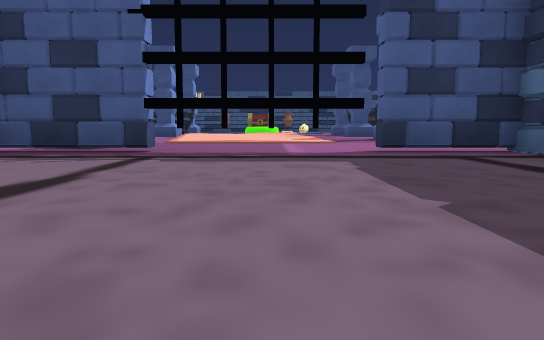
[1] (above)

24 first-person views from a walk through a Unity game level. The camera is 0.26 m above the floor, tilts 6° down and sees 70° across. The floor is counted in squares, 1 m on a side. Each view is taken from the middle of a square. On the plan, view 1 faces up. The plan holds only what a view shows up to about 9 squares ahead; the rest is blank. The place goes on beyond the plan. The player character is not drawn. Some animated figures are left out. Door leaves are left out, so doorways stand open.

[2]
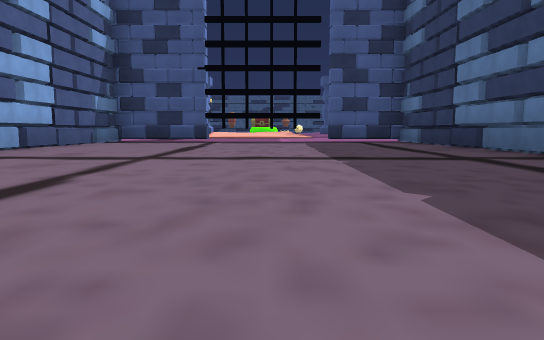

[3]
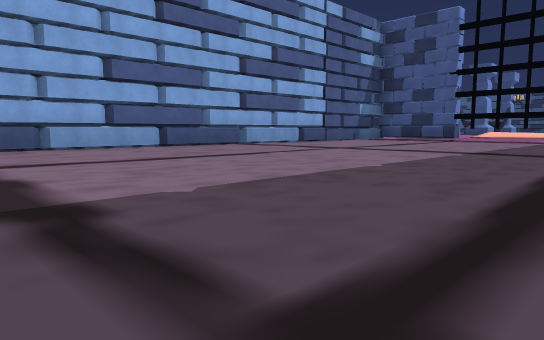

[4]
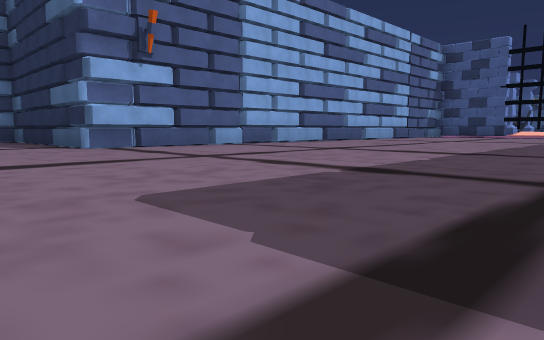

[5]
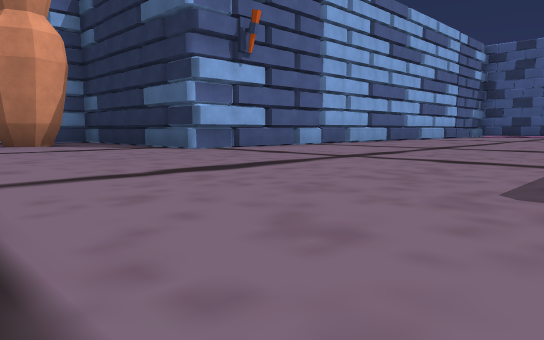

[6]
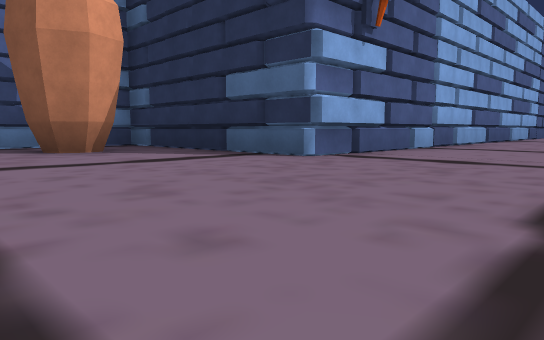

[7]
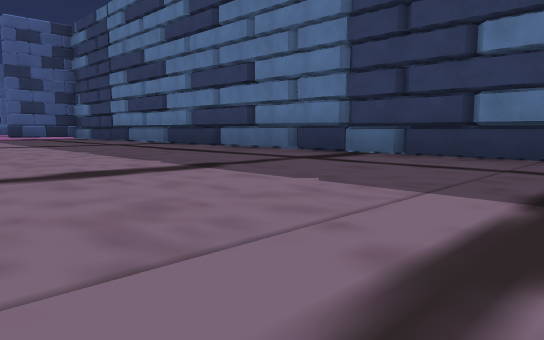

[8]
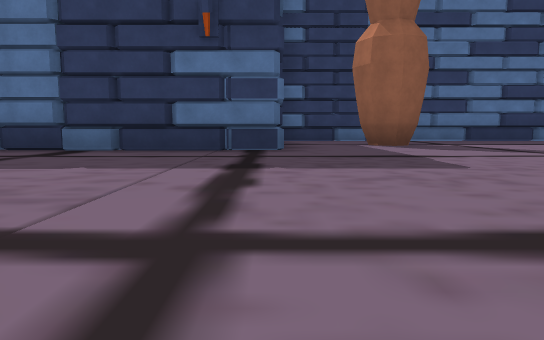

[9]
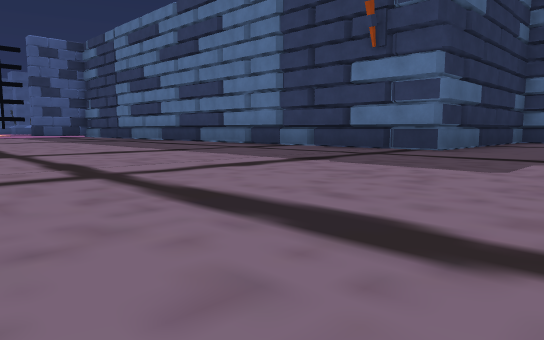

[10]
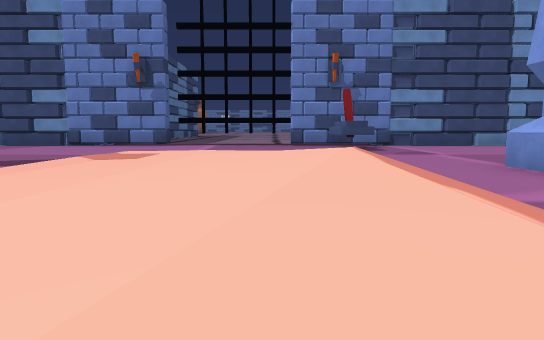

[11]
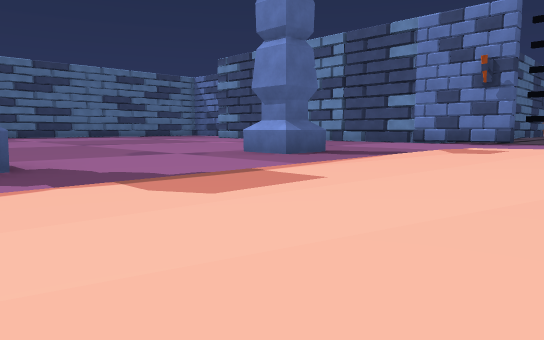

[12]
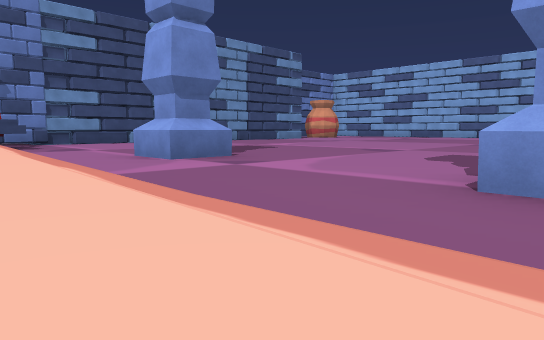

[13]
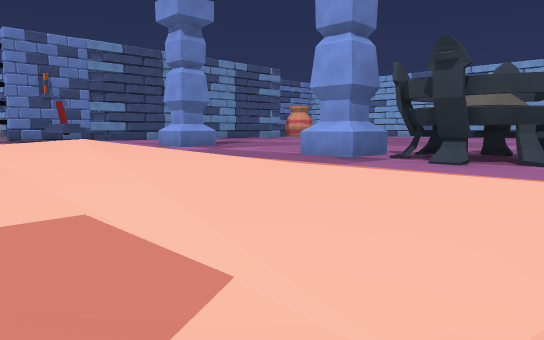

[14]
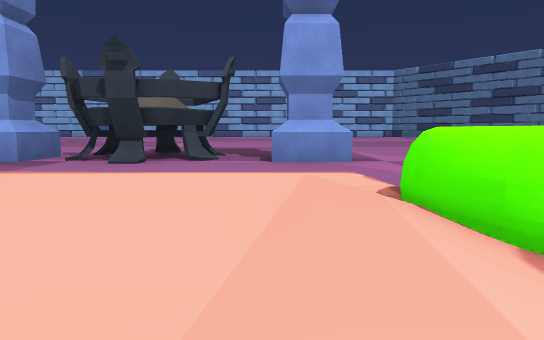

[15]
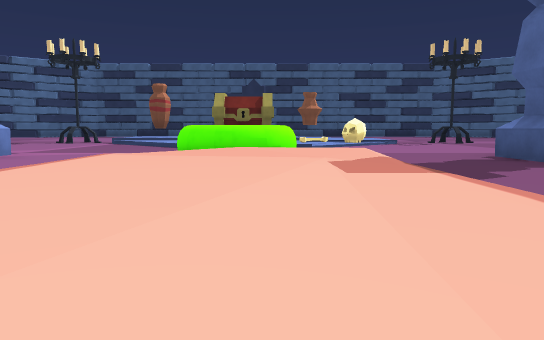

[16]
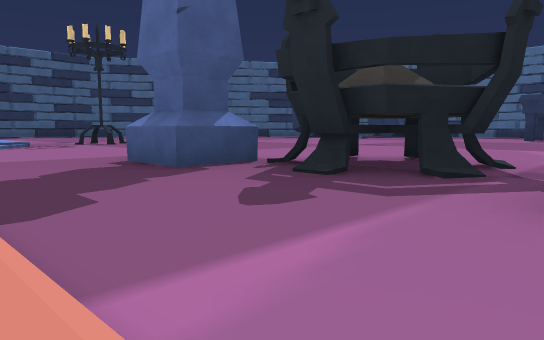

[17]
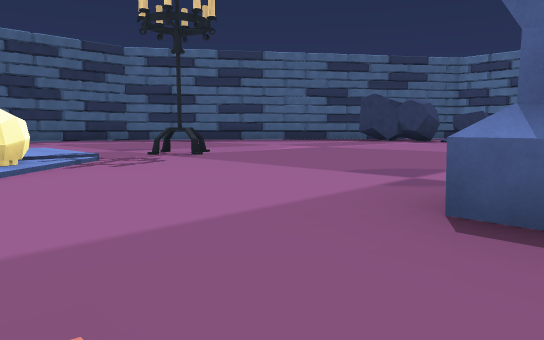

[18]
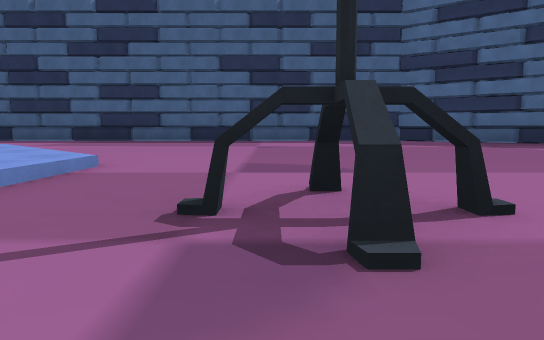

[19]
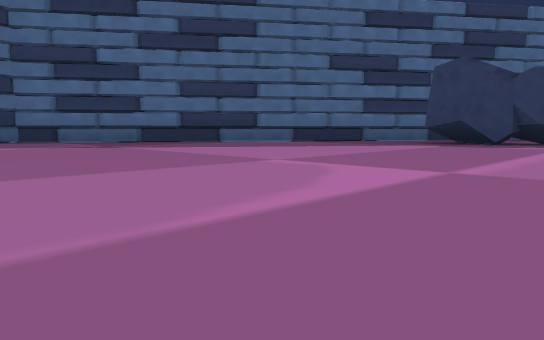

[20]
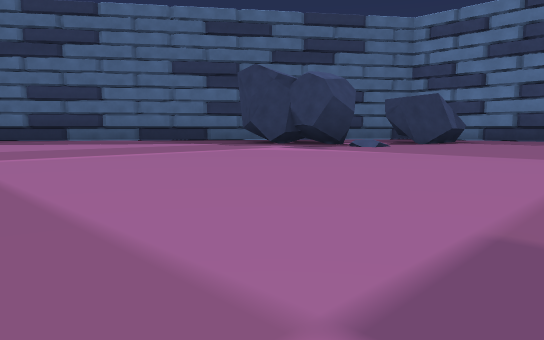

[21]
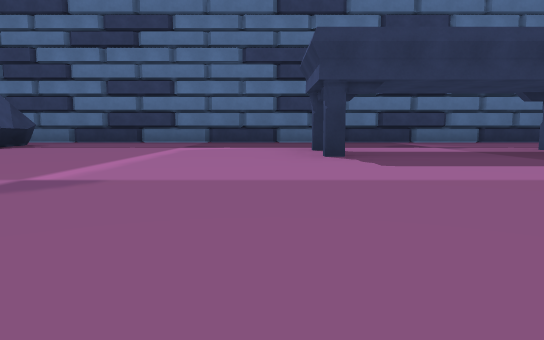

[22]
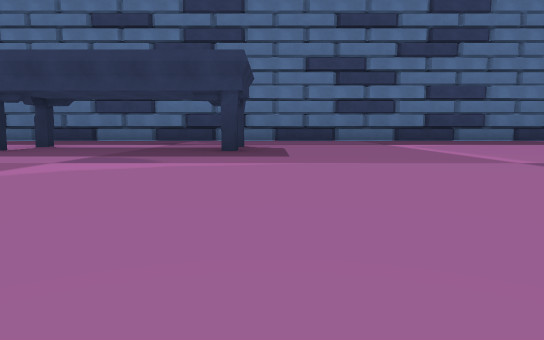

[23]
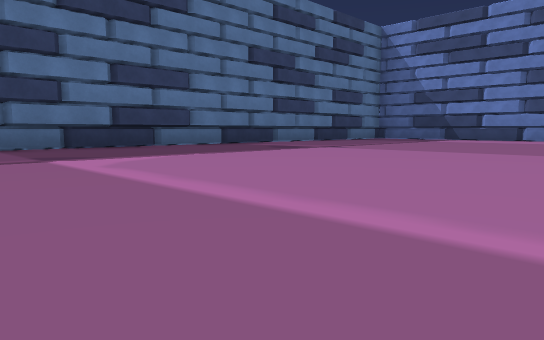

[24]
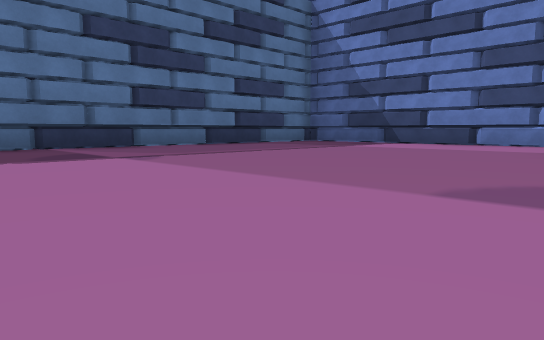

### Floor plan
Key: @ floor where view 1 was taken; # wall or solid block; x gap in a wall; . main floor; : floor 0.05 m higher than the main floor; + floor 0.1 m higher than the main floor; / step, stairs or slope; D open door; = window, fence, low wall or low ledge; ^ raised ledge; P pillar; L lever; S skull; R rock; O other object.
Columns run from 10 left of view 1 to 17 right of it. Each row starts with its distance up from view 1.
 30         ###########
 29         ..........##
 28          ..........###
 27           ...........##
 26            ...........###
 25             ............#
 24              ..........R
 23              .........RR.
 22      #/      .#........RRR #
 21      ...    S...........RR.#
 20   .. ....O+O...............#
 19   .......  ................#
 18      .P..##................#
 17   ....P.////.P.............#
 16   ....#./::/..#............#
 15   ....#./::/..#............#
 14   ....P./+//.P.    ....#...#
 13   ....../+//..... ......#..#
 12   ....../+//...............#
 11 ........////...............#
 10 ......P.////.P.....  ......#
  9  .......=///......   ......#
  8   ......=///...      ......#
  7      ...////...      ......#
  6      ...L......      ......#
  5     .....DDD....      .....#
  4     ####DDDD####      .....#
  3       #......#        .....#
  2       #......#        ######
  1       #......#
  0       #...@..#
 -1       #......#
 -2       #......#
 -3       #......#
 -4       #......#
 -5       #......#
 -6       #......#
 -7    ####......#####
 -8    ^x............#
 -9    ^#.........#..#
-10       ...........#

Positions as (right, up) in squares from view 1, and headings:
1: (0, 0), facing up
2: (0, -4), facing up
3: (2, -5), facing up-left
4: (2, -9), facing up-left
5: (1, -10), facing up-left
6: (-1, -10), facing up-left
7: (-1, -7), facing up-right
8: (-2, -7), facing right
9: (-2, -9), facing up-right
10: (-1, 13), facing down
11: (-1, 14), facing down-right
12: (-1, 14), facing down-left
13: (1, 17), facing down-left
14: (1, 17), facing left
15: (0, 13), facing up
16: (1, 14), facing up-right
17: (1, 17), facing up-right
18: (4, 21), facing up
19: (5, 21), facing up-right
20: (7, 18), facing up-right
21: (9, 17), facing right
22: (8, 13), facing right
23: (11, 12), facing down-right
24: (11, 9), facing down-right
